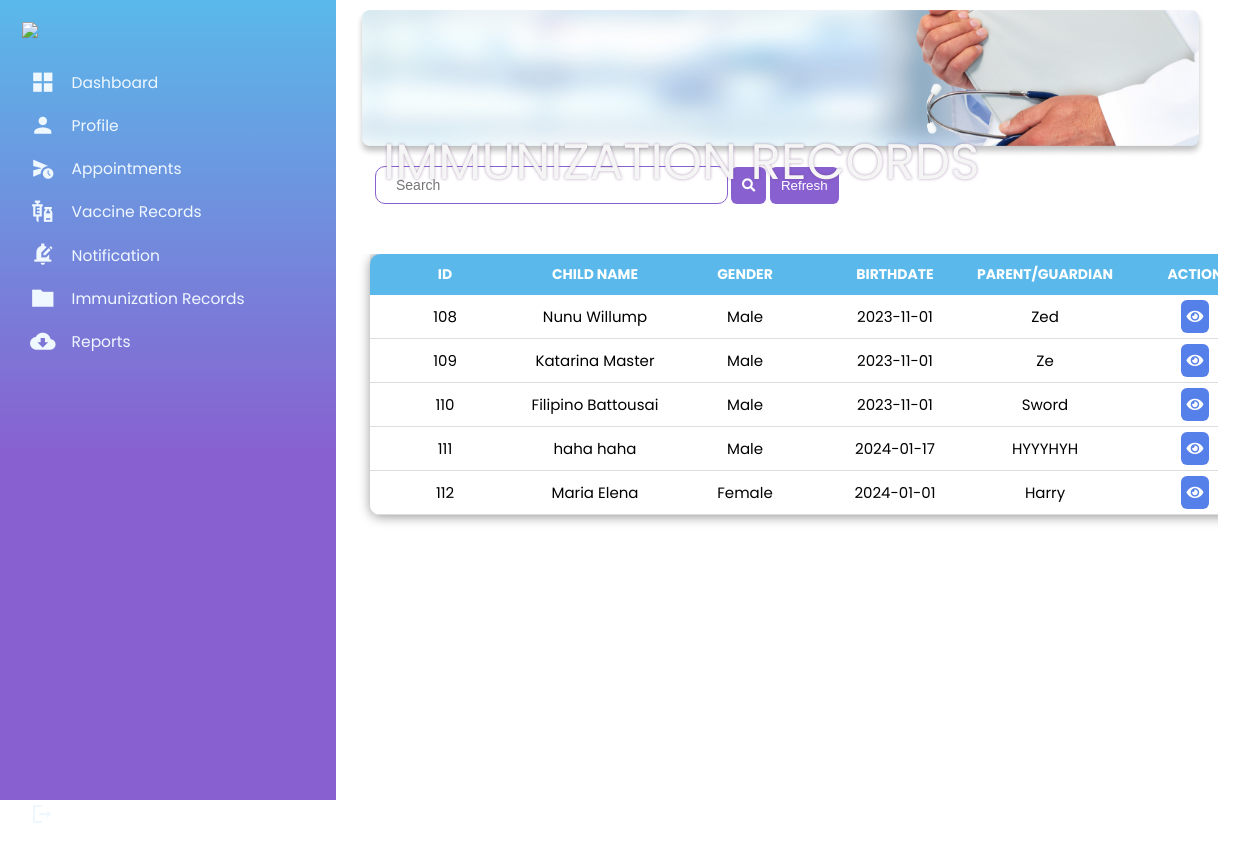
/Admin/Report-TAB.php (signed in), run on the app's committed database.
### tables this page shows
CREATE TABLE `childtable` (
  `cid` int(11) NOT NULL,
  `userid` int(11) NOT NULL,
  `child_firstname` varchar(60) NOT NULL,
  `child_lastname` varchar(60) NOT NULL,
  `child_middlename` varchar(60) NOT NULL,
  `birthdate` date NOT NULL,
  `mothername` varchar(60) NOT NULL,
  `fathername` varchar(60) NOT NULL,
  `child_age` int(11) NOT NULL,
  `gender` varchar(20) DEFAULT NULL
);

### Admin/Report-TAB.php (the view, shortened to what this page needs)
<?php
include('../templates/Header.php');
include('../Admin_appointment/vaccine_details.php');
?>
<link rel="stylesheet" href="./css/style5.css">
<link rel="stylesheet" href="./css/style6.css">
<link rel="stylesheet" href="https://use.fontawesome.com/releases/v5.15.4/css/all.css" />
<body>
<div class="container1">
        <div class="column1">
          <?php include('../templates/Admin-Dash.php'); ?>
        </div>
        <div class="column">
            <div class="dashboard">
                <img src="./images/Immunization Record.png">
            <div class="dashboard-text">
                <h1>IMMUNIZATION RECORDS</h1>
            </div>
            </div>
            <div class="search">
                    <input  type="text" name="search" id="search_data" value="" placeholder="Search ">
                    <button type="button" id="search_btn" style=""><i class="fa fa-search"></i></button>
                    <button onclick="location.reload()" style="">Refresh</button>
            </div>
            <div class="table3">
            <div class="table3_section">
                <table id="data_table">
                    <thead>
                        <tr>
                            <th>ID</th>
                            <th>CHILD NAME</th>
                            <th>GENDER</th>
                            <th>BIRTHDATE</th>
                            <th>PARENT/GUARDIAN</th>
                            <th>ACTION</th>
                        </tr>
                    </thead>
                    <tbody>
                        <?php
                            $record =  "SELECT * FROM `childtable`";
                            $record_run = mysqli_query($conn, $record);
                            if(mysqli_num_rows($record_run) > 0 ){
                            foreach($record_run as $row){
                                ?>
                            <tr>
                            <td><?= $row['cid']; ?></td>
                            <td><?= $row['child_firstname']; ?>  <?= $row['child_lastname']; ?></td>
                            <td><?= $row['gender']; ?></td>
                            <td><?= $row['birthdate']; ?></td>
                            <td><?= $row['mothername']; ?></td>
                            <td>
                                <a href="Report-Details.php?id=<?= $row['cid']; ?>"><i class="fas fa-eye"></i></a>
                            </td>
                        </tr>
                                <?php
                            }
                            }
                            ?>
                    </tbody>
                </table>
            </div>
        </div>
        </div>
</div>
</body>
</html>

### Admin/css/style5.css (style rules this page uses)
.container1 { display: flex; }
.column { position: absolute; left: 270px; right: 50px; }
.column1 { position: fixed; height: 100%; }
.dashboard { position: relative; }
.dashboard img { padding: 8px 85px; width: 1500px; }
.dashboard-text { position: absolute; top: 100px; padding: 25px 113px; }
.dashboard-text h1 { color: rgb(56, 53, 100); text-shadow: 0px 0px 3px rgba(101, 53, 113, 0.5); font-family: 'Poppins', sans-serif; font-size: 50px; font-style: normal; font-weight: 400; line-height: normal; }
table { width: 100%; table-layout: fixed; max-width: 1000px; min-width: 900px; border-collapse: collapse; background-color: #ffffff; border: none; border-radius: 10px; box-shadow: 0 2px 12px 0 rgba(0, 0, 0, .4); }
.table2_section th, td { border-bottom: 1px solid #dddddd; padding: 10px 5px; word-break: break-all; text-align: center; }
.table3 { width: 100%; padding: 20px 30px; margin-left: 50px; }
.search { margin-left: 105px; width: 95%; }
.search input { width: 40%; height: 80%; background: transparent; border: none; outline: none; border: 1px solid #8860D0; border-radius: 10px; font-size: 14px; color: #8860D0; padding: 10px 20px; transition: color 0.3s, border-color 0.3s; cursor: pointer; }
.search button { border: none; outline: none; border-radius: 6px; cursor: pointer; padding: 11px; background-color: #8860D0; color: #ffffff; transition: .3s ease; }
.table3_section { height: 495px; width: 100%; overflow-x: scroll; }
.table3 a { border: none; outline: none; border-radius: 6px; cursor: pointer; padding: 6px; color: #ffffff; transition: .3s ease; }
.table3_section td a:nth-child(1) { background-color: #5680E9; }
.table3_section thead th { position: sticky; width: 100%; background-color: #5AB9EA; color: #ffffff; font-size: 14px; border: none; box-shadow: 0 2px 12px 0 rgba(0, 0, 0, .4); }
.table3_section thead th:nth-child(1) { border-radius: 10px 0 0 0; }
.table3_section thead th:nth-child(6) { border-radius: 0 10px 0 0; }
.table3_section th, td { border-bottom: 1px solid #dddddd; padding: 10px 5px; word-break: break-all; text-align: center; }
.ReportDetails-content .modal-table_section th, td { border-bottom: 1px solid #dddddd; padding: 10px 5px; word-break: break-all; text-align: center; }
@media screen and (max-width: 2560px) { .dashboard img { width: 110%; padding-left: 90px; } }
@media screen and (max-width: 2560px) { table { max-width: 2000px; font-size: 15px; margin: 0 10px 0 20px; } }

### Admin/css/style6.css (style rules this page uses)
.container1 { display: flex; }
.column { position: absolute; left: 270px; right: 50px; }
.column1 { position: fixed; height: 100%; }
.dashboard { position: relative; }
.dashboard img { padding: 8px 85px; width: 1500px; }
.dashboard-text { position: absolute; top: 100px; padding: 25px 113px; }
.dashboard-text h1 { color: whitesmoke; text-shadow: 0px 0px 3px rgba(101, 53, 113, 0.5); font-family: 'Poppins', sans-serif; font-size: 50px; font-style: normal; font-weight: 400; line-height: normal; }
table { width: 100%; table-layout: fixed; max-width: 1000px; min-width: 900px; border-collapse: collapse; background-color: #ffffff; border: none; border-radius: 10px; box-shadow: 0 2px 12px 0 rgba(0, 0, 0, .4); }
.table2_section th, td { border-bottom: 1px solid #dddddd; padding: 10px 5px; word-break: break-all; text-align: center; }
.table3 { width: 100%; padding: 50px 30px; margin-left: 50px; }
.table3_section { height: 540px; overflow: auto; }
.table3_section thead th { position: sticky; top: 0; background-color: #5AB9EA; color: #ffffff; font-size: 14px; border: none; box-shadow: 0 2px 12px 0 rgba(0, 0, 0, .4); }
.table3_section thead th:nth-child(1) { border-radius: 10px 0 0 0; }
.table3_section th, td { border-bottom: 1px solid #dddddd; padding: 10px 5px; word-break: break-all; text-align: center; }
th, td { border-bottom: 1px solid #dddddd; padding: 10px 5px; word-break: break-all; text-align: center; }
@media screen and (max-width: 2560px) { .dashboard img { width: 110%; } }
@media screen and (max-width: 2560px) { table { max-width: 2000px; font-size: 15px; margin: 0 10px 0 20px; } }

### assets/css/style0.css (style rules this page uses)
* { margin: 0; padding: 0; outline: 0; border: 0; text-decoration: none; list-style: none; box-sizing: border-box; }
body { display: grid; height: 100%; font-family: Poppins, sans-serif; font-size: 13px; background: white; background-size: cover; background-repeat: no-repeat; background-position: center center; user-select: none; overflow-x: hidden; }
img { display: block; width: 100%; }

### data on the page
childtable: cid "108", child_firstname "Nunu", child_lastname "Willump", gender "Male", birthdate "2023-11-01", mothername "Zed"
childtable: cid "109", child_firstname "Katarina", child_lastname "Master", gender "Male", birthdate "2023-11-01", mothername "Ze"
childtable: cid "110", child_firstname "Filipino", child_lastname "Battousai", gender "Male", birthdate "2023-11-01", mothername "Sword"
childtable: cid "111", child_firstname "haha", child_lastname "haha", gender "Male", birthdate "2024-01-17", mothername "HYYYHYH"
childtable: cid "112", child_firstname "Maria", child_lastname "Elena", gender "Female", birthdate "2024-01-01", mothername "Harry"
